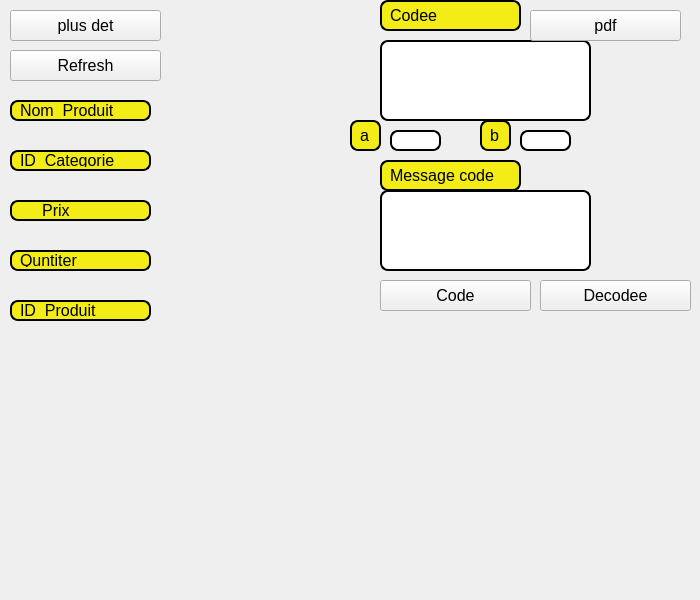
    <widget class="QWidget" name="tab_2">
     <attribute name="title">
      <string>plus détaillé</string>
     </attribute>
     <widget class="QPushButton" name="pushButton_plusdet">
      <property name="geometry">
       <rect>
        <x>10</x>
        <y>10</y>
        <width>151</width>
        <height>31</height>
       </rect>
      </property>
      <property name="font">
       <font>
        <pointsize>12</pointsize>
       </font>
      </property>
      <property name="styleSheet">
       <string notr="true">QPushButton {
color: white;
	background-color: qlineargradient(spread:pad, x1:0.122, y1:0.988636, x2:0.118, y2:0, stop:0.00490196 rgba(255, 0, 191, 255), stop:0.696078 rgba(174, 72, 150, 255), stop:1 rgba(242, 242, 242, 255));
border-width: 1px;
border-color: #339;
border-style: solid;
border-radius: 15;
padding: -16px 0px;
min-height: 32px;
min-width: 60px;
}
background-color: rgb(185, 81, 159);</string>
      </property>
      <property name="text">
       <string>plus det</string>
      </property>
     </widget>
     <widget class="QLabel" name="label_13">
      <property name="geometry">
       <rect>
        <x>10</x>
        <y>100</y>
        <width>141</width>
        <height>21</height>
       </rect>
      </property>
      <property name="font">
       <font>
        <pointsize>12</pointsize>
       </font>
      </property>
      <property name="styleSheet">
       <string notr="true">QLabel {
	color: rgb(0, 0, 0);
	background-color: rgb(243, 236, 23);
border: 2px solid;
border-radius: 8px;
padding: 2px 4px;
}</string>
      </property>
      <property name="text">
       <string>Nom_Produit</string>
      </property>
     </widget>
     <widget class="QLabel" name="label_14">
      <property name="enabled">
       <bool>true</bool>
      </property>
      <property name="geometry">
       <rect>
        <x>10</x>
        <y>150</y>
        <width>141</width>
        <height>21</height>
       </rect>
      </property>
      <property name="font">
       <font>
        <pointsize>12</pointsize>
       </font>
      </property>
      <property name="styleSheet">
       <string notr="true">QLabel {
	color: rgb(0, 0, 0);
	background-color: rgb(243, 236, 23);
border: 2px solid;
border-radius: 8px;
padding: 2px 4px;
}</string>
      </property>
      <property name="text">
       <string>ID_Categorie</string>
      </property>
     </widget>
     <widget class="QLabel" name="label_15">
      <property name="geometry">
       <rect>
        <x>10</x>
        <y>200</y>
        <width>141</width>
        <height>21</height>
       </rect>
      </property>
      <property name="font">
       <font>
        <pointsize>12</pointsize>
       </font>
      </property>
      <property name="styleSheet">
       <string notr="true">QLabel {
	color: rgb(0, 0, 0);
	background-color: rgb(243, 236, 23);
border: 2px solid;
border-radius: 8px;
padding: 2px 4px;
}</string>
      </property>
      <property name="text">
       <string>     Prix</string>
      </property>
     </widget>
     <widget class="QLabel" name="label_19">
      <property name="geometry">
       <rect>
        <x>10</x>
        <y>250</y>
        <width>141</width>
        <height>21</height>
       </rect>
      </property>
      <property name="font">
       <font>
        <pointsize>12</pointsize>
       </font>
      </property>
      <property name="styleSheet">
       <string notr="true">QLabel {
	color: rgb(0, 0, 0);
	background-color: rgb(243, 236, 23);
border: 2px solid;
border-radius: 8px;
padding: 2px 4px;
}</string>
      </property>
      <property name="text">
       <string>Quntiter</string>
      </property>
     </widget>
     <widget class="QLabel" name="label_20">
      <property name="geometry">
       <rect>
        <x>10</x>
        <y>300</y>
        <width>141</width>
        <height>21</height>
       </rect>
      </property>
      <property name="font">
       <font>
        <pointsize>12</pointsize>
       </font>
      </property>
      <property name="styleSheet">
       <string notr="true">QLabel {
	color: rgb(0, 0, 0);
	background-color: rgb(243, 236, 23);
border: 2px solid;
border-radius: 8px;
padding: 2px 4px;
}</string>
      </property>
      <property name="text">
       <string>ID_Produit</string>
      </property>
     </widget>
     <widget class="QLabel" name="label_21">
      <property name="geometry">
       <rect>
        <x>280</x>
        <y>330</y>
        <width>411</width>
        <height>261</height>
       </rect>
      </property>
      <property name="text">
       <string/>
      </property>
     </widget>
     <widget class="QLabel" name="label_nom">
      <property name="geometry">
       <rect>
        <x>180</x>
        <y>100</y>
        <width>171</width>
        <height>16</height>
       </rect>
      </property>
      <property name="text">
       <string/>
      </property>
     </widget>
     <widget class="QLabel" name="label_idgat">
      <property name="geometry">
       <rect>
        <x>180</x>
        <y>150</y>
        <width>131</width>
        <height>16</height>
       </rect>
      </property>
      <property name="text">
       <string/>
      </property>
     </widget>
     <widget class="QLabel" name="labelprix">
      <property name="geometry">
       <rect>
        <x>180</x>
        <y>200</y>
        <width>161</width>
        <height>20</height>
       </rect>
      </property>
      <property name="text">
       <string/>
      </property>
     </widget>
     <widget class="QLabel" name="label_quan">
      <property name="geometry">
       <rect>
        <x>180</x>
        <y>250</y>
        <width>151</width>
        <height>16</height>
       </rect>
      </property>
      <property name="text">
       <string/>
      </property>
     </widget>
     <widget class="QLabel" name="label_id">
      <property name="geometry">
       <rect>
        <x>170</x>
        <y>300</y>
        <width>151</width>
        <height>16</height>
       </rect>
      </property>
      <property name="text">
       <string/>
      </property>
     </widget>
     <widget class="QPushButton" name="pushButton_ref_3">
      <property name="geometry">
       <rect>
        <x>10</x>
        <y>50</y>
        <width>151</width>
        <height>31</height>
       </rect>
      </property>
      <property name="font">
       <font>
        <pointsize>12</pointsize>
       </font>
      </property>
      <property name="styleSheet">
       <string notr="true">QPushButton {
color: white;
	background-color: qlineargradient(spread:pad, x1:0.122, y1:0.988636, x2:0.118, y2:0, stop:0.00490196 rgba(255, 0, 191, 255), stop:0.696078 rgba(174, 72, 150, 255), stop:1 rgba(242, 242, 242, 255));
border-width: 1px;
border-color: #339;
border-style: solid;
border-radius: 15;
padding: -16px 0px;
min-height: 32px;
min-width: 60px;
}
background-color: rgb(185, 81, 159);</string>
      </property>
      <property name="text">
       <string>Refresh</string>
      </property>
     </widget>
     <widget class="QLineEdit" name="line_nom_2">
      <property name="geometry">
       <rect>
        <x>380</x>
        <y>40</y>
        <width>211</width>
        <height>81</height>
       </rect>
      </property>
      <property name="styleSheet">
       <string notr="true">QLineEdit {
background-color: rgb(255, 255, 255);
padding: 1px;
border-style: solid;
border: 2px solid black;
border-radius: 8px;
}</string>
      </property>
     </widget>
     <widget class="QLabel" name="label_22">
      <property name="geometry">
       <rect>
        <x>380</x>
        <y>0</y>
        <width>141</width>
        <height>31</height>
       </rect>
      </property>
      <property name="font">
       <font>
        <pointsize>12</pointsize>
       </font>
      </property>
      <property name="styleSheet">
       <string notr="true">QLabel {
	color: rgb(0, 0, 0);
	background-color: rgb(243, 236, 23);
border: 2px solid;
border-radius: 8px;
padding: 2px 4px;
}</string>
      </property>
      <property name="text">
       <string>Codee</string>
      </property>
     </widget>
     <widget class="QLineEdit" name="a">
      <property name="geometry">
       <rect>
        <x>390</x>
        <y>130</y>
        <width>51</width>
        <height>21</height>
       </rect>
      </property>
      <property name="styleSheet">
       <string notr="true">QLineEdit {
background-color: rgb(255, 255, 255);
padding: 1px;
border-style: solid;
border: 2px solid black;
border-radius: 8px;
}</string>
      </property>
     </widget>
     <widget class="QLineEdit" name="b">
      <property name="geometry">
       <rect>
        <x>520</x>
        <y>130</y>
        <width>51</width>
        <height>21</height>
       </rect>
      </property>
      <property name="styleSheet">
       <string notr="true">QLineEdit {
background-color: rgb(255, 255, 255);
padding: 1px;
border-style: solid;
border: 2px solid black;
border-radius: 8px;
}</string>
      </property>
     </widget>
     <widget class="QLineEdit" name="line_nom_3">
      <property name="geometry">
       <rect>
        <x>380</x>
        <y>190</y>
        <width>211</width>
        <height>81</height>
       </rect>
      </property>
      <property name="styleSheet">
       <string notr="true">QLineEdit {
background-color: rgb(255, 255, 255);
padding: 1px;
border-style: solid;
border: 2px solid black;
border-radius: 8px;
}</string>
      </property>
     </widget>
     <widget class="QLabel" name="label_23">
      <property name="geometry">
       <rect>
        <x>380</x>
        <y>160</y>
        <width>141</width>
        <height>31</height>
       </rect>
      </property>
      <property name="font">
       <font>
        <pointsize>12</pointsize>
       </font>
      </property>
      <property name="styleSheet">
       <string notr="true">QLabel {
	color: rgb(0, 0, 0);
	background-color: rgb(243, 236, 23);
border: 2px solid;
border-radius: 8px;
padding: 2px 4px;
}</string>
      </property>
      <property name="text">
       <string>Message code</string>
      </property>
     </widget>
     <widget class="QLabel" name="label_24">
      <property name="geometry">
       <rect>
        <x>350</x>
        <y>120</y>
        <width>31</width>
        <height>31</height>
       </rect>
      </property>
      <property name="font">
       <font>
        <pointsize>12</pointsize>
       </font>
      </property>
      <property name="styleSheet">
       <string notr="true">QLabel {
	color: rgb(0, 0, 0);
	background-color: rgb(243, 236, 23);
border: 2px solid;
border-radius: 8px;
padding: 2px 4px;
}</string>
      </property>
      <property name="text">
       <string>a</string>
      </property>
     </widget>
     <widget class="QLabel" name="label_25">
      <property name="geometry">
       <rect>
        <x>480</x>
        <y>120</y>
        <width>31</width>
        <height>31</height>
       </rect>
      </property>
      <property name="font">
       <font>
        <pointsize>12</pointsize>
       </font>
      </property>
      <property name="styleSheet">
       <string notr="true">QLabel {
	color: rgb(0, 0, 0);
	background-color: rgb(243, 236, 23);
border: 2px solid;
border-radius: 8px;
padding: 2px 4px;
}</string>
      </property>
      <property name="text">
       <string>b</string>
      </property>
     </widget>
     <widget class="QPushButton" name="code">
      <property name="geometry">
       <rect>
        <x>380</x>
        <y>280</y>
        <width>151</width>
        <height>31</height>
       </rect>
      </property>
      <property name="font">
       <font>
        <pointsize>12</pointsize>
       </font>
      </property>
      <property name="styleSheet">
       <string notr="true">QPushButton {
color: white;
	background-color: qlineargradient(spread:pad, x1:0.122, y1:0.988636, x2:0.118, y2:0, stop:0.00490196 rgba(255, 0, 191, 255), stop:0.696078 rgba(174, 72, 150, 255), stop:1 rgba(242, 242, 242, 255));
border-width: 1px;
border-color: #339;
border-style: solid;
border-radius: 15;
padding: -16px 0px;
min-height: 32px;
min-width: 60px;
}
background-color: rgb(185, 81, 159);</string>
      </property>
      <property name="text">
       <string>Code</string>
      </property>
     </widget>
     <widget class="QPushButton" name="dcode">
      <property name="geometry">
       <rect>
        <x>540</x>
        <y>280</y>
        <width>151</width>
        <height>31</height>
       </rect>
      </property>
      <property name="font">
       <font>
        <pointsize>12</pointsize>
       </font>
      </property>
      <property name="styleSheet">
       <string notr="true">QPushButton {
color: white;
	background-color: qlineargradient(spread:pad, x1:0.122, y1:0.988636, x2:0.118, y2:0, stop:0.00490196 rgba(255, 0, 191, 255), stop:0.696078 rgba(174, 72, 150, 255), stop:1 rgba(242, 242, 242, 255));
border-width: 1px;
border-color: #339;
border-style: solid;
border-radius: 15;
padding: -16px 0px;
min-height: 32px;
min-width: 60px;
}
background-color: rgb(185, 81, 159);</string>
      </property>
      <property name="text">
       <string>Decodee</string>
      </property>
     </widget>
     <widget class="QPushButton" name="pushButton_ref_4">
      <property name="geometry">
       <rect>
        <x>530</x>
        <y>10</y>
        <width>151</width>
        <height>31</height>
       </rect>
      </property>
      <property name="font">
       <font>
        <pointsize>12</pointsize>
       </font>
      </property>
      <property name="styleSheet">
       <string notr="true">QPushButton {
color: white;
	background-color: qlineargradient(spread:pad, x1:0.122, y1:0.988636, x2:0.118, y2:0, stop:0.00490196 rgba(255, 0, 191, 255), stop:0.696078 rgba(174, 72, 150, 255), stop:1 rgba(242, 242, 242, 255));
border-width: 1px;
border-color: #339;
border-style: solid;
border-radius: 15;
padding: -16px 0px;
min-height: 32px;
min-width: 60px;
}
background-color: rgb(185, 81, 159);</string>
      </property>
      <property name="text">
       <string>pdf</string>
      </property>
     </widget>
    </widget>
